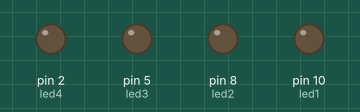
Bench run of a sketch on a simulated Arduino Uno, built with avr-gcc and run on an emulated ATmega328P. Parts: output pins drawn as LEDs (lit = HIGH).

Above: at 1.0 s.
At 9.0 s:
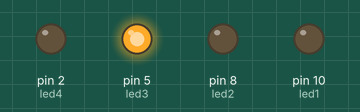
At 15.0 s:
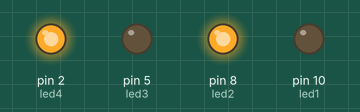
At 19.0 s:
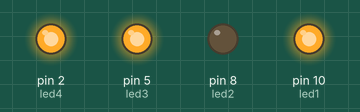
At 23.0 s:
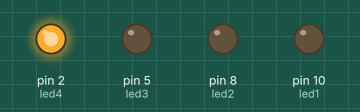
Timing chart, 0 to 26.0 s (numbered marks = the images above):
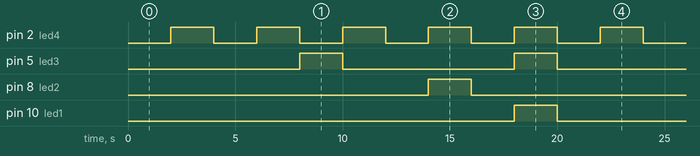

The sketch:

trabajo1.ino
```cpp
const int led1=10;
const int led2=8;
const int led3=5;
const int led4=2;
int cont=1;

void setup() {
  // put your setup code here, to run once:
  pinMode(led1,OUTPUT);
  pinMode(led2,OUTPUT);
  pinMode(led3,OUTPUT);
  pinMode(led4,OUTPUT);
}

void loop() {
  // put your main code here, to run repeatedly:
  if(cont%10==0) digitalWrite(led1,HIGH);
  else digitalWrite(led1,LOW);
  if(cont%8==0) digitalWrite(led2,HIGH);
  else digitalWrite(led2,LOW);
  if(cont%5==0) digitalWrite(led3,HIGH);
  else digitalWrite(led3,LOW);
  if(cont%2==0) digitalWrite(led4,HIGH);
  else digitalWrite(led4,LOW);
  delay(2000);
  cont++;
}
```

Measured:
- by itself, pin 2 (led4): alternates HIGH for 2.0 s and LOW for 2.0 s
- by itself, pin 5 (led3): alternates HIGH for 2.0 s and LOW for 8.0 s
- by itself, pin 8 (led2): alternates HIGH for 2.0 s and LOW for 14.0 s
- by itself, pin 10 (led1): alternates HIGH for 2.0 s and LOW for 18.0 s
